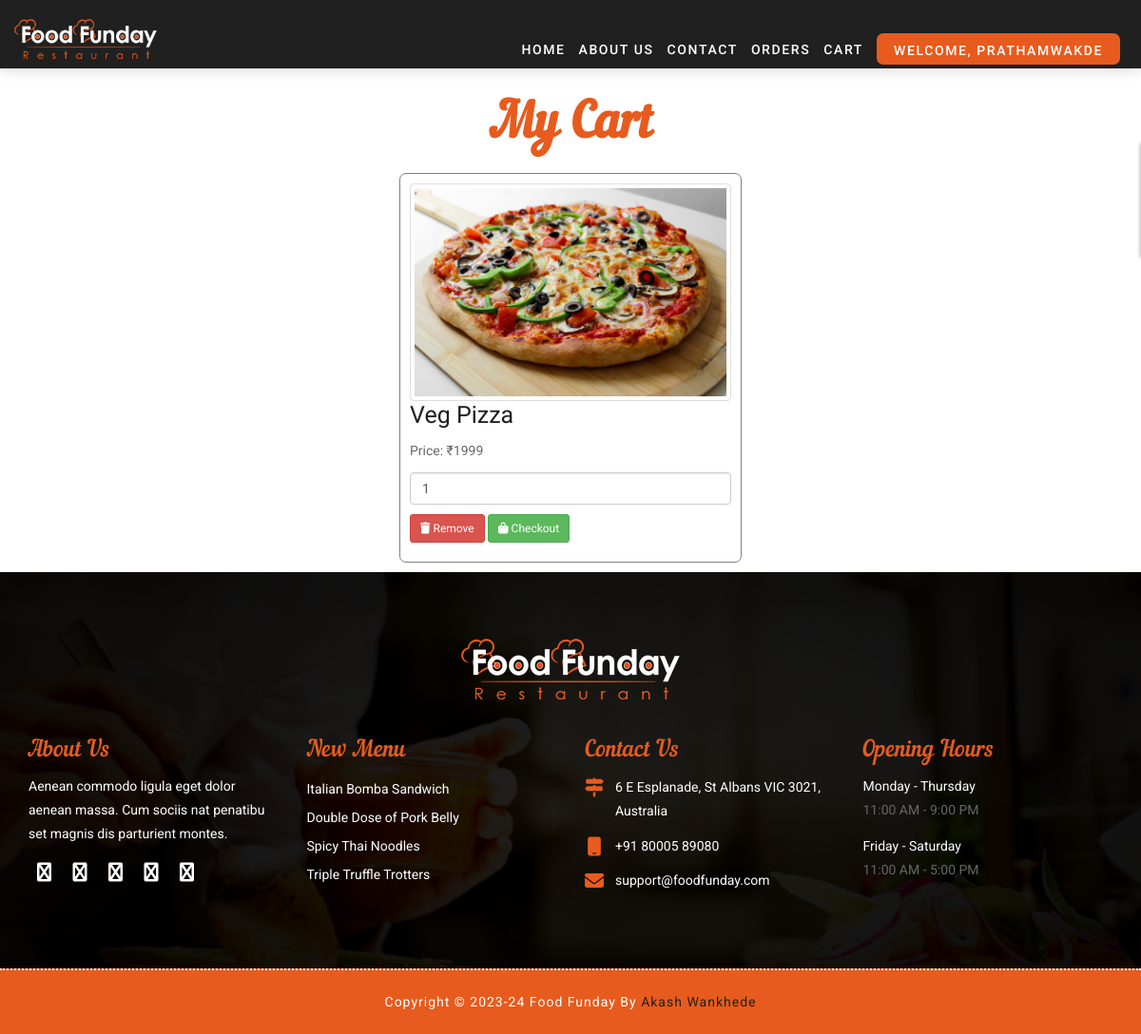
Page /cart/13 (signed in) on the committed database.
### FoodApp/models.py (models this page shows, shortened)
class Products(models.Model):
    product = models.CharField(max_length=100)
    price = models.IntegerField()
    rating = models.FloatField()
    users = models.IntegerField()
    image = models.ImageField(upload_to='productImages/')

### FoodApp/views.py (the view)
# urls.py: path('cart/<str:pk>', views.mycart),
@login_required(login_url="/login/")
def mycart(request, pk):
    cartItem = Cart.objects.filter(id_user = pk)
    product_ids = [item.product.id for item in cartItem]
    products = Products.objects.filter(id__in=product_ids)
    try:
        if request.method == 'POST':
            unit = request.POST.get('unit')
            productId = request.POST.get('productId')
            return redirect(reverse('orderNow', kwargs={'unit': unit, 'product_id': productId}))
    except Exception as e:
        print(e)
    context = {'products': products}
    return render(request, "mycart.html", context)

### templates/mycart.html (shortened to what this page needs)
{% extends "base.html" %}
{% load static %}
{% block content %}
<div class="container mt-5" style="padding-top: 100px;">
        <h1 class="block-title text-center">My Cart</h1>
     <div class="row" style="display:flex; justify-content:center;" >
    {% if products %}
     {% for product in products %}
        <div class="col-md-4 mb-4" >
            <div class="card" style="border: 1px solid gray; padding: 10px; border-radius: 7px; margin: 10px 0px;">
                <img src="{{product.image.url}}" alt="Product Image" class="img-thumbnail" >
                <div class="card-body">
                <form method="POST">
                    <h3 class="card-title" style="font-size: 25px;">{{product.product}}</h3>
                    <p class="card-text">Price: ₹{{product.price}}</p>
                    <input type="number" value="1" min="1" class="form-control mb-2" name="unit">
                    <div style="margin-bottom: 10px; padding-top:10px;">
                        <a class="btn btn-danger btn-sm p-2" href="delete/{{user.id}}/{{product.id}}"><i class="fa-solid fa-trash"></i> Remove</a>
                        <button  class="btn btn-success btn-sm p-2" type="submit" ><i class="fa-solid fa-bag-shopping"></i> Checkout</button>
                    </div>
                </form>
                </div>
            </div>
        </div>
     {% endfor %}
     {% else %}
        <div class="container" style="display: flex; align-items: center; flex-direction: column; justify-content: center;">
            <img src="{% static 'images/empty-cart.png' %}" class="image-center" alt="empty">
            {% comment %} <h2 class="text-center">Cart is Empty</h2> {% endcomment %}
        </div>
    {% endif %}
    </div>
</div>
{% endblock content %}

### templates/header.html (shortened to what this page needs)
 {% load static%}
 <div id="site-header">
        <header id="header" class="header-block-top fixed-menu">
            <div class="container">
                <div class="row">
                    <div class="main-menu">
                        <nav class="navbar navbar-default" id="mainNav">
                            <div class="navbar-header">
                                <div class="logo">
                                    <a class="navbar-brand js-scroll-trigger logo-header" href="#">
                                        <img src="{% static 'images/logo.png' %}" alt="imgLogo">
                                    </a>
                                </div>
                            </div>
                            <div id="navbar" class="navbar-collapse collapse">
                                <ul class="nav navbar-nav navbar-right">
                                    <li class="{% if request.path == '/' %} active {% endif %}"><a href="/">Home</a></li>
                                    <li class="{% if request.path == '/about/' %} active {% endif %}"><a href="/about/">About us</a></li>
                                    <li class="{% if request.path == '/contact/' %} active {% endif %}" ><a href="/contact/">Contact</a></li>
                                    <li class="{% if request.path == '/orders/' %} active {% endif %}" ><a href="/orders/{{user.id}}">Orders</a></li>
                                    <li class="{% if request.path == '/cart/' %} active {% endif %}" ><a href="/cart/{{user.id}}">Cart</a></li>
                                    <li style=" display: flex;align-items: end;top: 25px;">
                                    {% if request.path == "/login/" %}
                                    <a href="/signup/" class="hvr-underline-from-center" style="color: white;
                                        background: #e75b1e;
                                        border: 3px solid #e75b1e;
                                        height: 33px;
                                        text-align: center;
                                        justify-content: center;
                                        padding: 5px 15px;
                                        border-radius: 7px;">SignUp</a>
                                    {% elif user.is_authenticated %}
                                    <div class="dropdown">
                                        <a href="/" class="hvr-underline-from-center btn dropdown-toggle" data-bs-toggle="dropdown" style="color: white;
                                        background: #e75b1e;
                                        border: 3px solid #e75b1e;
                                        height: 33px;
                                        text-align: center;
                                        justify-content: center;
                                        padding: 5px 15px;
                                        border-radius: 7px;">Welcome,  {{user.username}}</a>
                                    </div>
                                    {% endif %}
                                    </li>
                                </ul>
                            </div>
                        </nav>
                    </div>
                </div>
            </div>
        </header>
    </div>

### static/css/style.css (style rules this page uses)
body { color:#686868; font-size:14px; font-family: 'Roboto', sans-serif; line-height:1.80857; }
a { color: #1f1f1f; text-decoration: none !important; outline: none !important; -webkit-transition: all .3s ease-in-out; -moz-transition: all .3s ease-in-out; -ms-transition: all .3s ease-in-out; -o-transition: all .3s ease-in-out; transition: all .3s ease-in-out; }
h1, h2, h3, h4, h5, h6 { letter-spacing: 0; font-weight: normal; position: relative; padding: 0 0 10px 0; font-weight: normal; line-height: 120% !important; color: #1f1f1f; margin: 0 }
h1 { font-size: 24px }
h3 { font-size: 18px }
ul, li, ol { margin:0px; padding:0px; list-style:none; }
a { color: #1f1f1f; text-decoration: none; outline: none !important; }
a, .btn { text-decoration: none !important; outline: none !important; -webkit-transition: all .3s ease-in-out; -moz-transition: all .3s ease-in-out; -ms-transition: all .3s ease-in-out; -o-transition: all .3s ease-in-out; transition: all .3s ease-in-out; }
html, body { height: 100%; }
.logo { float:left; }
.header-block-top { position: fixed; width: 100%; top: 0; left: 0; z-index: 999; background-color: #202020; transition: 0.5s; padding: 10px 0 0 0; box-shadow: 0 5px 10px rgba(0, 0, 0, 0.1); }
.header-block-top .navbar-brand { margin: 0 !important; padding: 15px 0 15px; display: inline-block; line-height: normal; font-size: 100%; height: 100%; }
.main-menu .navbar-default { background-color:transparent; }
.main-menu .navbar { min-height:inherit; border-radius:0px; border:none; margin:0px; }
.main-menu nav .navbar-header .navbar-brand { height:inherit; }
.main-menu .navbar-default .navbar-nav li a { color:#fff; }
.main-menu nav li a { padding: 43px 0px 15px; margin: 0 14px; color: #fff; font-family: 'Roboto', sans-serif; text-transform: uppercase; letter-spacing: 1.6px; position:relative; -webkit-transition: color 0.4s; transition: color 0.4s; font-weight: 500; font-size: 14px; }
.main-menu nav li a::after, .main-menu nav li a::before { content: ''; position: absolute; bottom: 0; left: 0; width: 100%; height: 3px; -webkit-transform: scale3d(0, 1, 1); transform: scale3d(0, 1, 1); -webkit-transform-origin: center left; transform-origin: center left; -webkit-transition: transform 0.4s cubic-bezier(0.22, 0.61, 0.36, 1); transition: transform 0.4s cubic-bezier(0.22, 0.61, 0.36, 1); }
.main-menu nav li a::before { background: #b5b5b5; -webkit-transition-delay: 0.4s; transition-delay: 0.4s; }
.fixed-menu { position: fixed; width: 100%; top: 0; left: 0; z-index: 999; background-color: #202020; transition: 0.5s; padding: 10px 0 0 0; box-shadow: 0 5px 10px rgba(0, 0, 0, 0.1); }
.fixed-menu .navbar-brand { padding: 10px 0 10px; }
.fixed-menu .navbar-brand>img { max-width: 150px; }
.fixed-menu .main-menu nav li a { padding: 32px 0px 10px 0; }
.hvr-underline-from-center { display: inline-block; vertical-align: middle; -webkit-transform: perspective(1px) translateZ(0); transform: perspective(1px) translateZ(0); box-shadow: 0 0 1px transparent; position: relative; overflow: hidden; }
.hvr-underline-from-center:before { content: ""; position: absolute; z-index: -1; left: 50%; right: 50%; bottom: 0; background: red; height: 2px; -webkit-transition-property: left, right; transition-property: left, right; -webkit-transition-duration: 0.3s; transition-duration: 0.3s; -webkit-transition-timing-function: ease-out; transition-timing-function: ease-out; }
.block-title { font-size:52px; font-family: 'nautilus_pompiliusregular'; font-weight: bold; }

### static/css/responsive.css (style rules this page uses)
@media (max-width: 1240px) { .main-menu nav li a { margin: 0 7px; } }

### static/css/colors/orange.css (style rules this page uses)
.main-menu nav li a::after { background: #e75b1e; }
.hvr-underline-from-center::before { background:#f04900; }
.block-title { color: #e75b1e; }

### rows in the picture
Products: image (picture), product "Veg Pizza", price "1999"

### other values in the picture
{{ user.username }} "PRATHAMWAKDE"
